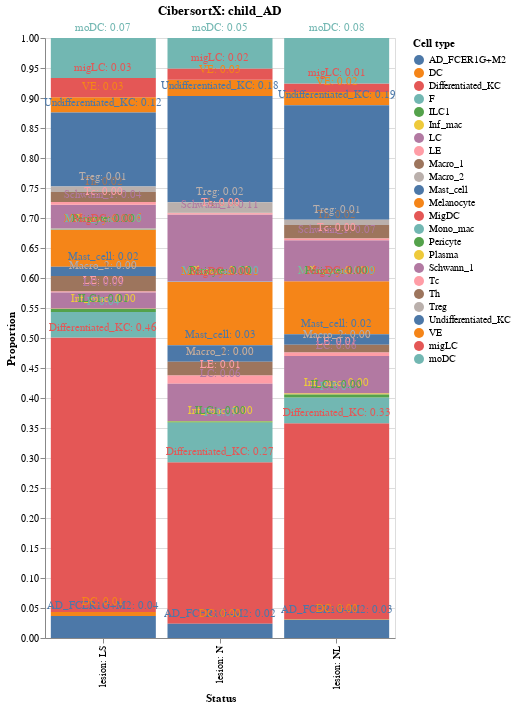

Notebook code cell kept with this figure:
### Code cell
import altair as alt

alt.renderers.enable('default')

# Create a new column that combines Fraction and Cell type
grouped['Text'] = grouped.apply(lambda row: f"{row['Cell type']}: {row['Fraction']:.2f}", axis=1)


# Base chart for the bars
bars = alt.Chart(grouped).mark_bar().encode(
    x=alt.X('status:N', title='Status'),
    y=alt.Y('Fraction:Q', stack='zero', title='Proportion'),
    color='Cell type:N',
    order=alt.Order('Cell type:N')
).properties(
    title=f'CibersortX: {title}',
    width=350,  # Set the width of the chart
    height=600  # Set the height of the chart
)

# Text annotations for cell types
text = bars.mark_text(
    align='center',
    baseline='middle',
    dy=-10,  # Adjust the position of the text
    color = 'black'  # Set the color of the text
).encode(
    text='Text:N'  # Use the new Text column for annotations
)


# Combine the bars and text annotations
chart = bars + text 
chart

### Figure 1 — Vega-Lite specification as saved in the notebook (floating-point values rounded to 4 significant figures)
{"config": {"view": {"continuousWidth": 300, "continuousHeight": 300}}, "layer": [{"mark": {"type": "bar"}, "encoding": {"color": {"field": "Cell type", "type": "nominal"}, "order": {"field": "Cell type", "type": "nominal"}, "x": {"field": "status", "title": "Status", "type": "nominal"}, "y": {"field": "Fraction", "stack": "zero", "title": "Proportion", "type": "quantitative"}}, "title": "CibersortX: child_AD"}, {"mark": {"type": "text", "align": "center", "baseline": "middle", "color": "black", "dy": -10}, "encoding": {"color": {"field": "Cell type", "type": "nominal"}, "order": {"field": "Cell type", "type": "nominal"}, "text": {"field": "Text", "type": "nominal"}, "x": {"field": "status", "title": "Status", "type": "nominal"}, "y": {"field": "Fraction", "stack": "zero", "title": "Proportion", "type": "quantitative"}}, "title": "CibersortX: child_AD"}], "data": {"name": "data-9c2e76161d6b0260fa72d8d46a05c6f5"}, "height": 600, "width": 350, "$schema": "https://vega.github.io/schema/vega-lite/v5.20.1.json", "datasets": {"data-9c2e76161d6b0260fa72d8d46a05c6f5": [{"status": "lesion: LS", "Cell type": "Differentiated_KC", "Fraction": 0.4575, "Text": "Differentiated_KC: 0.46"}, {"status": "lesion: N", "Cell type": "Differentiated_KC", "Fraction": 0.2691, "Text": "Differentiated_KC: 0.27"}, {"status": "lesion: NL", "Cell type": "Differentiated_KC", "Fraction": 0.3259, "Text": "Differentiated_KC: 0.33"}, {"status": "lesion: LS", "Cell type": "Melanocyte", "Fraction": 0.06207, "Text": "Melanocyte: 0.06"}, {"status": "lesion: N", "Cell type": "Melanocyte", "Fraction": 0.1054, "Text": "Melanocyte: 0.11"}, {"status": "lesion: NL", "Cell type": "Melanocyte", "Fraction": 0.08814, "Text": "Melanocyte: 0.09"}, {"status": "lesion: LS", "Cell type": "Plasma", "Fraction": 0.0004122, "Text": "Plasma: 0.00"}, {"status": "lesion: N", "Cell type": "Plasma", "Fraction": 0.0, "Text": "Plasma: 0.00"}, {"status": "lesion: NL", "Cell type": "Plasma", "Fraction": 0.0, "Text": "Plasma: 0.00"}, {"status": "lesion: LS", "Cell type": "VE", "Fraction": 0.02547, "Text": "VE: 0.03"}, {"status": "lesion: N", "Cell type": "VE", "Fraction": 0.02689, "Text": "VE: 0.03"}, {"status": "lesion: NL", "Cell type": "VE", "Fraction": 0.02205, "Text": "VE: 0.02"}, {"status": "lesion: LS", "Cell type": "LE", "Fraction": 0.002193, "Text": "LE: 0.00"}, {"status": "lesion: N", "Cell type": "LE", "Fraction": 0.01425, "Text": "LE: 0.01"}, {"status": "lesion: NL", "Cell type": "LE", "Fraction": 0.00626, "Text": "LE: 0.01"}, {"status": "lesion: LS", "Cell type": "Mono_mac", "Fraction": 0.001092, "Text": "Mono_mac: 0.00"}, {"status": "lesion: N", "Cell type": "Mono_mac", "Fraction": 0.0008713, "Text": "Mono_mac: 0.00"}, {"status": "lesion: NL", "Cell type": "Mono_mac", "Fraction": 0.0, "Text": "Mono_mac: 0.00"}, {"status": "lesion: LS", "Cell type": "migLC", "Fraction": 0.03189, "Text": "migLC: 0.03"}, {"status": "lesion: N", "Cell type": "migLC", "Fraction": 0.01904, "Text": "migLC: 0.02"}, {"status": "lesion: NL", "Cell type": "migLC", "Fraction": 0.01412, "Text": "migLC: 0.01"}, {"status": "lesion: LS", "Cell type": "Undifferentiated_KC", "Fraction": 0.1235, "Text": "Undifferentiated_KC: 0.12"}, {"status": "lesion: N", "Cell type": "Undifferentiated_KC", "Fraction": 0.1773, "Text": "Undifferentiated_KC: 0.18"}, {"status": "lesion: NL", "Cell type": "Undifferentiated_KC", "Fraction": 0.1909, "Text": "Undifferentiated_KC: 0.19"}, {"status": "lesion: LS", "Cell type": "Th", "Fraction": 0.01683, "Text": "Th: 0.02"}, {"status": "lesion: N", "Cell type": "Th", "Fraction": 0.0006144, "Text": "Th: 0.00"}, {"status": "lesion: NL", "Cell type": "Th", "Fraction": 0.02252, "Text": "Th: 0.02"}, {"status": "lesion: LS", "Cell type": "Inf_mac", "Fraction": 0.0007627, "Text": "Inf_mac: 0.00"}, {"status": "lesion: N", "Cell type": "Inf_mac", "Fraction": 0.0007787, "Text": "Inf_mac: 0.00"}, {"status": "lesion: NL", "Cell type": "Inf_mac", "Fraction": 0.0021, "Text": "Inf_mac: 0.00"}, {"status": "lesion: LS", "Cell type": "Pericyte", "Fraction": 0.0, "Text": "Pericyte: 0.00"}, {"status": "lesion: N", "Cell type": "Pericyte", "Fraction": 0.0, "Text": "Pericyte: 0.00"}, {"status": "lesion: NL", "Cell type": "Pericyte", "Fraction": 0.0, "Text": "Pericyte: 0.00"}, {"status": "lesion: LS", "Cell type": "Mast_cell", "Fraction": 0.01543, "Text": "Mast_cell: 0.02"}, {"status": "lesion: N", "Cell type": "Mast_cell", "Fraction": 0.02773, "Text": "Mast_cell: 0.03"}, {"status": "lesion: NL", "Cell type": "Mast_cell", "Fraction": 0.01757, "Text": "Mast_cell: 0.02"}, {"status": "lesion: LS", "Cell type": "Schwann_1", "Fraction": 0.03955, "Text": "Schwann_1: 0.04"}, {"status": "lesion: N", "Cell type": "Schwann_1", "Fraction": 0.1115, "Text": "Schwann_1: 0.11"}, {"status": "lesion: NL", "Cell type": "Schwann_1", "Fraction": 0.0684, "Text": "Schwann_1: 0.07"}, {"status": "lesion: LS", "Cell type": "F", "Fraction": 0.04246, "Text": "F: 0.04"}, {"status": "lesion: N", "Cell type": "F", "Fraction": 0.06612, "Text": "F: 0.07"}, {"status": "lesion: NL", "Cell type": "F", "Fraction": 0.0433, "Text": "F: 0.04"}, {"status": "lesion: LS", "Cell type": "AD_FCER1G+M2", "Fraction": 0.03649, "Text": "AD_FCER1G+M2: 0.04"}, {"status": "lesion: N", "Cell type": "AD_FCER1G+M2", "Fraction": 0.0237, "Text": "AD_FCER1G+M2: 0.02"}, {"status": "lesion: NL", "Cell type": "AD_FCER1G+M2", "Fraction": 0.03082, "Text": "AD_FCER1G+M2: 0.03"}, {"status": "lesion: LS", "Cell type": "Treg", "Fraction": 0.00894, "Text": "Treg: 0.01"}, {"status": "lesion: N", "Cell type": "Treg", "Fraction": 0.01749, "Text": "Treg: 0.02"}, {"status": "lesion: NL", "Cell type": "Treg", "Fraction": 0.008792, "Text": "Treg: 0.01"}, {"status": "lesion: LS", "Cell type": "MigDC", "Fraction": 0.0, "Text": "MigDC: 0.00"}, {"status": "lesion: N", "Cell type": "MigDC", "Fraction": 0.0, "Text": "MigDC: 0.00"}, {"status": "lesion: NL", "Cell type": "MigDC", "Fraction": 0.0, "Text": "MigDC: 0.00"}, {"status": "lesion: LS", "Cell type": "moDC", "Fraction": 0.06686, "Text": "moDC: 0.07"}, {"status": "lesion: N", "Cell type": "moDC", "Fraction": 0.05066, "Text": "moDC: 0.05"}, {"status": "lesion: NL", "Cell type": "moDC", "Fraction": 0.07573, "Text": "moDC: 0.08"}, {"status": "lesion: LS", "Cell type": "DC", "Fraction": 0.006728, "Text": "DC: 0.01"}, {"status": "lesion: N", "Cell type": "DC", "Fraction": 1.883e-05, "Text": "DC: 0.00"}, {"status": "lesion: NL", "Cell type": "DC", "Fraction": 0.001013, "Text": "DC: 0.00"}, {"status": "lesion: LS", "Cell type": "Macro_1", "Fraction": 0.02563, "Text": "Macro_1: 0.03"}, {"status": "lesion: N", "Cell type": "Macro_1", "Fraction": 0.02239, "Text": "Macro_1: 0.02"}, {"status": "lesion: NL", "Cell type": "Macro_1", "Fraction": 0.01266, "Text": "Macro_1: 0.01"}, {"status": "lesion: LS", "Cell type": "Macro_2", "Fraction": 0.0, "Text": "Macro_2: 0.00"}, {"status": "lesion: N", "Cell type": "Macro_2", "Fraction": 0.0, "Text": "Macro_2: 0.00"}, {"status": "lesion: NL", "Cell type": "Macro_2", "Fraction": 0.0, "Text": "Macro_2: 0.00"}, {"status": "lesion: LS", "Cell type": "LC", "Fraction": 0.02667, "Text": "LC: 0.03"}, {"status": "lesion: N", "Cell type": "LC", "Fraction": 0.06201, "Text": "LC: 0.06"}, {"status": "lesion: NL", "Cell type": "LC", "Fraction": 0.06206, "Text": "LC: 0.06"}, {"status": "lesion: LS", "Cell type": "Tc", "Fraction": 0.004477, "Text": "Tc: 0.00"}, {"status": "lesion: N", "Cell type": "Tc", "Fraction": 0.002238, "Text": "Tc: 0.00"}, {"status": "lesion: NL", "Cell type": "Tc", "Fraction": 0.002992, "Text": "Tc: 0.00"}, {"status": "lesion: LS", "Cell type": "ILC1", "Fraction": 0.005067, "Text": "ILC1: 0.01"}, {"status": "lesion: N", "Cell type": "ILC1", "Fraction": 0.001868, "Text": "ILC1: 0.00"}, {"status": "lesion: NL", "Cell type": "ILC1", "Fraction": 0.004663, "Text": "ILC1: 0.00"}]}}
